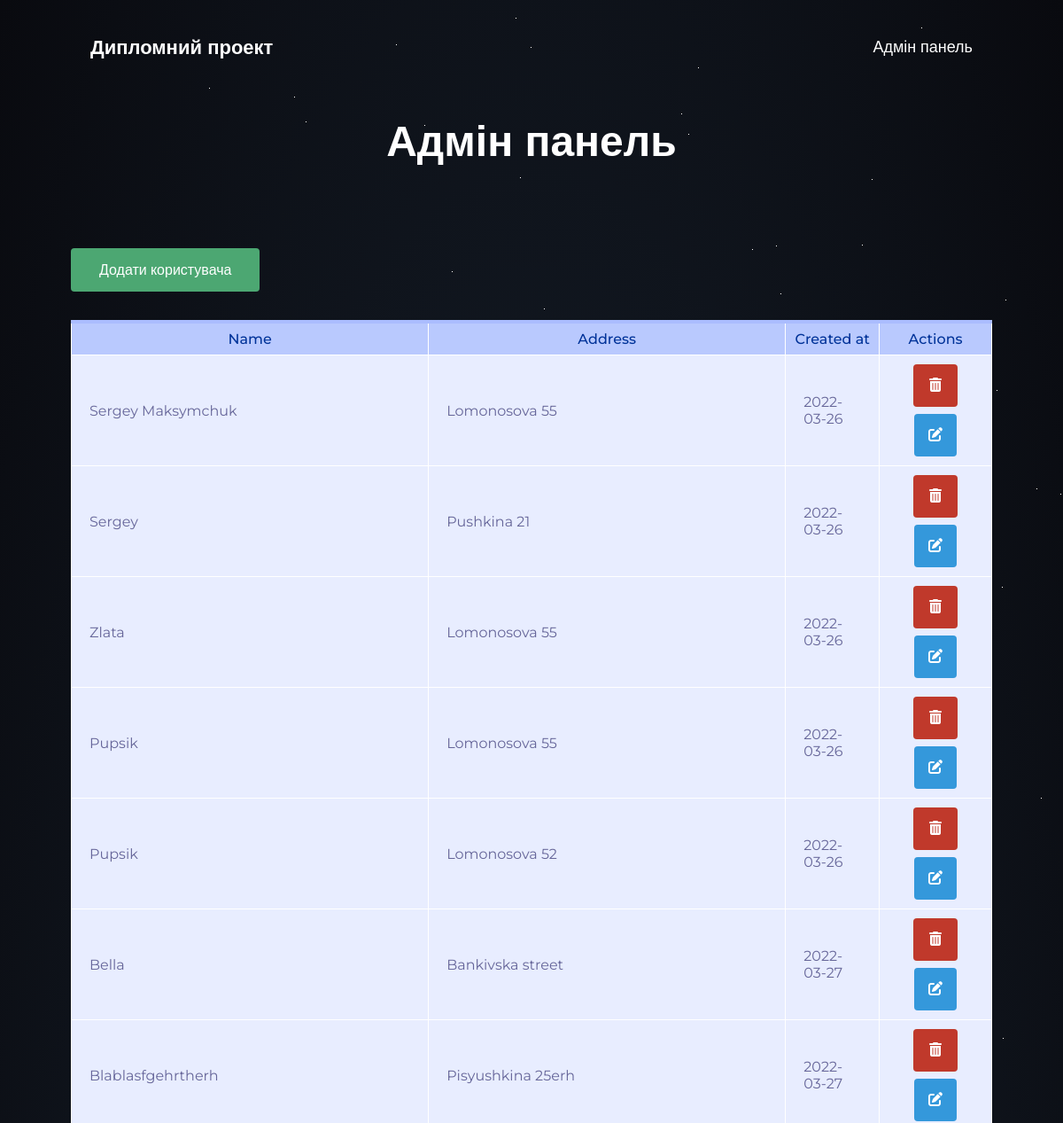
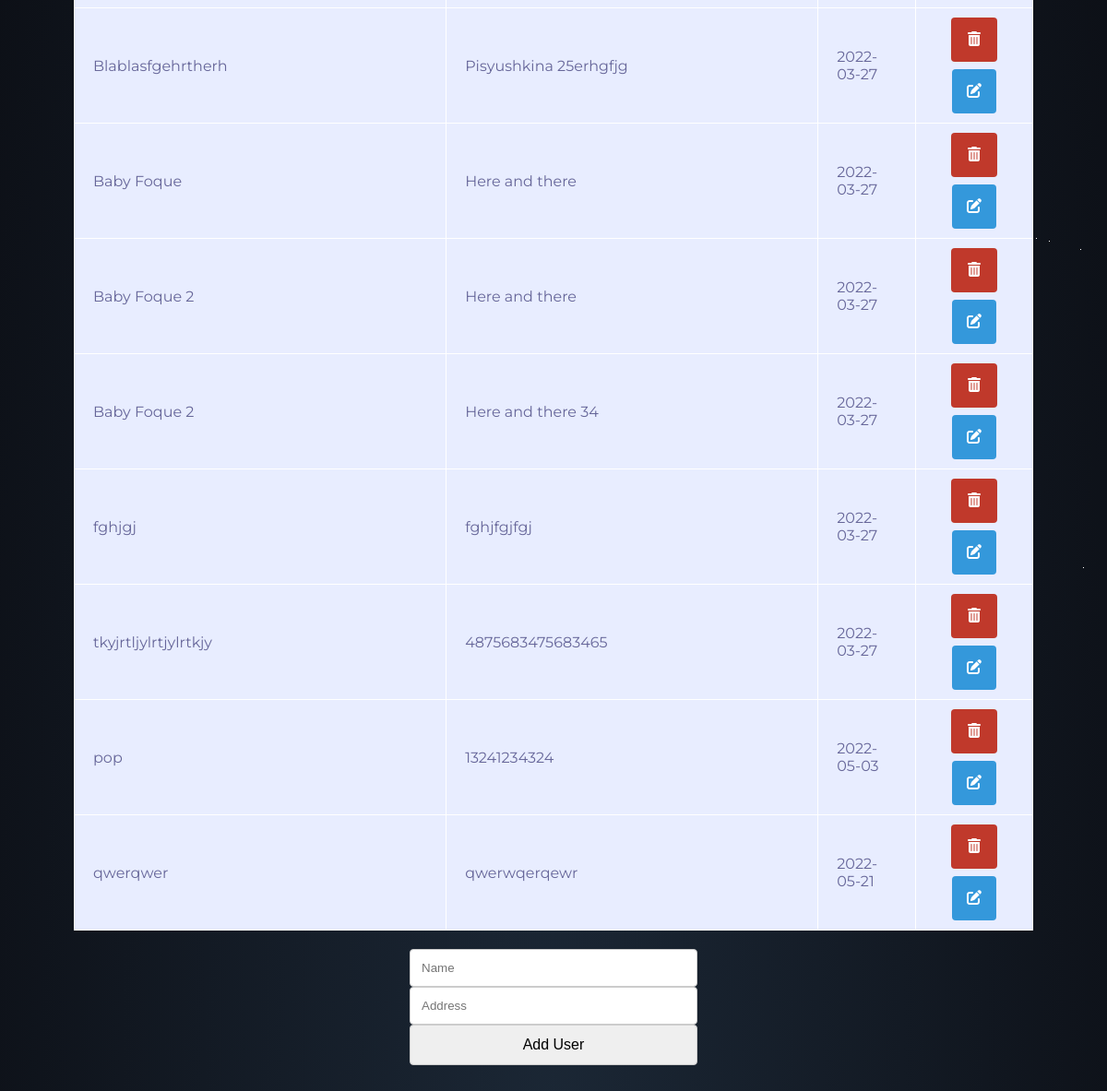
The app's page /admin/ with its own data (2 pictures, top to bottom).
### sql/models.py (models this page shows)
class User(Base):
    __tablename__ = 'user'
    id = Column(Integer, primary_key=True, index=True)
    name = Column(String(70))
    address = Column(String(100))
    face_encodings = relationship('FaceEncoding')
    created_at = Column(DateTime, default=datetime.utcnow())

### resources/resource_admin.py (the view)
@router_admin.get('/admin/', response_class=HTMLResponse)
def view_page(request: Request, db: Session = Depends(get_db)):
    users = crud.get_users(db)
    return templates.TemplateResponse('admin.html', {'request': request, 'users': users})

### templates/admin.html (shortened to what this page needs)
{% extends "base.html" %}
{% block body %}
<div class="content">
    <h1 style="text-align: center">Адмін панель</h1>
    <a href="/add_user/" class="add_btn">Додати користувача</a>
    {% if users|length < 1 %}
    <h4 style="text-align: center">There is no users yet.</h4>
    {% else %}
    <table>
        <tr>
            <th>Name</th>
            <th>Address</th>
            <th>Created at</th>
            <th>Actions</th>
        </tr>
        {% for user in users %}
        <tr>
            <td class="name_address">{{ user.name }}</td>
            <td class="name_address">{{ user.address }}</td>
            <td class="acion_date">{{ user.created_at.date() }}</td>
            <td class="action_date">
                <a href="/admin/users/delete/{{ user.id }}" class="button primary delete"><i
                        class="fa-solid fa-trash-can"></i></a>
                <a class="button primary edit"><i class="fa-solid fa-pen-to-square"></i></a>
            </td>
        </tr>
        {% endfor %}
    </table>
    {% endif %}
    <div class="form-temp">
        <form action="/admin/submit_form/" method="POST">
            <input type="text" name="name" id="name" placeholder="Name">
            <input type="text" name="address" id="address" placeholder="Address">
            <input type="submit" value="Add User">
        </form>
    </div>
</div>
{% endblock %}

### templates/base.html (shortened to what this page needs)
<!DOCTYPE html>
<html lang="en">
<head>
    <link rel="stylesheet" type="text/css" href="/static/main.css">
    <link href="https://use.fontawesome.com/releases/v5.6.1/css/all.css" rel="stylesheet">
</head>
<body>
    <nav class="header">
        <a href="/" class="logo">Дипломний проект</a>
        <div class="header-right">
            <a href="/admin">Адмін панель</a>
        </div>
    </nav>
    {% block body %}{% endblock %}
</body>
</html>

### static/main.css (style rules this page uses)
body { font-family: 'Montserrat','Helvetica','Arial'; margin-left:80px; margin-right:80px; margin-bottom:100px; }
h1 { width: 805px; height: 118px; left: 237px; top: 70px; font-style: normal; font-weight: 600; font-size: 48px; line-height: 59px; text-align: center; color: white; margin-left:auto; margin-right:auto; }
.header { overflow: hidden; padding: 20px 10px; }
.header a { float: left; color: white; text-align: center; padding: 12px; text-decoration: none; font-size: 18px; line-height: 25px; border-radius: 4px; }
.header a.logo { font-size: 22px; font-weight: bold; }
.header-right { float: right; }
.add_btn { background-color: #4CA772; border: none; color: white; padding: 15px 32px; text-align: center; text-decoration: none; display: inline-block; font-size: 16px; border-radius: 4px; margin-bottom: 32px; margin-right: 32px; position: relative; }
table, td, th { border: 1px solid white; position: relative; }
table { border-collapse: collapse; width: 100%; }
th { font-size: 16px; font-weight: 500; background: #b9c9fe; border-top: 4px solid #aabcfe; border-bottom: 1px solid white; color: #039; padding: 8px; }
td { text-align: left; background: #e8edff; border-bottom: 1px solid white; color: #669; border-top: 1px solid transparent; padding-left: 20px; padding-right: 20px; padding-bottom: 6px; padding-top:6px; }
.name_address { width:38.8%; }
.action_date { text-align:center; }
.button { font-size: 16px; font-weight:500; display:inline-block; color:#FFF; border-radius: .25em; margin: 4px; text-decoration: none; }
.primary { line-height:40px; transition:ease-in-out .2s; padding: 4px 16px; }
.edit { background: rgb(52, 152, 219); }
.delete { background: rgb(192, 57, 43); padding:4px 18px; }
.form-temp { width: clamp(300px, 30%, 450px); margin: 20px auto; }
html { background: radial-gradient(ellipse at bottom, #1B2735 0%, #090A0F 100%); min-height: 100%; }
:root { --primary-color: rgb(11, 78, 179); }
*, *::before, *::after { box-sizing: border-box; }
input { display: block; width: 100%; padding: 0.75rem; border: 1px solid #ccc; border-radius: 0.25rem; }
input[type="submit"] { font-size: 16px; }

### records on screen
User: name "Sergey Maksymchuk", address "Lomonosova 55", created_at "2022-03-26"
User: name "Sergey", address "Pushkina 21", created_at "2022-03-26"
User: name "Zlata", address "Lomonosova 55", created_at "2022-03-26"
User: name "Pupsik", address "Lomonosova 55", created_at "2022-03-26"
User: name "Pupsik", address "Lomonosova 52", created_at "2022-03-26"
User: name "Bella", address "Bankivska street", created_at "2022-03-27"
User: name "Blablasfgehrtherh", address "Pisyushkina 25erh", created_at "2022-03-27"
User: name "Blablasfgehrtherh", address "Pisyushkina 25erhgfjg", created_at "2022-03-27"
User: name "Baby Foque", address "Here and there", created_at "2022-03-27"
User: name "Baby Foque 2", address "Here and there", created_at "2022-03-27"
User: name "Baby Foque 2", address "Here and there 34", created_at "2022-03-27"
User: name "fghjgj", address "fghjfgjfgj", created_at "2022-03-27"
User: name "tkyjrtljylrtjylrtkjy", address "4875683475683465", created_at "2022-03-27"
User: name "pop", address "13241234324", created_at "2022-05-03"
User: name "qwerqwer", address "qwerwqerqewr", created_at "2022-05-21"
